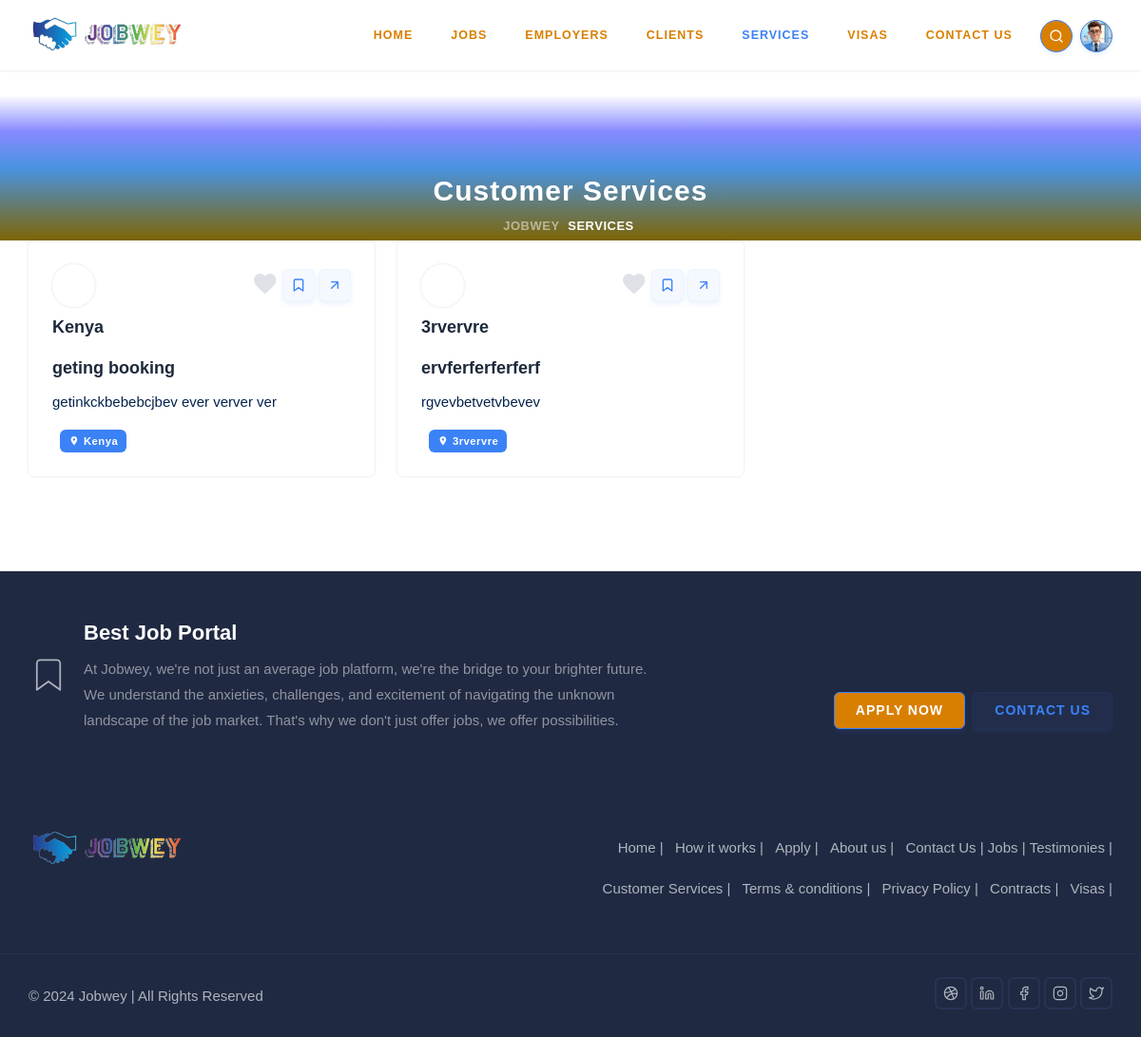
The app's page /services/ (signed in) with its own data.
### jobwey/models.py (models this page shows, shortened)
class Service(models.Model):
    title = models.CharField(max_length=100, unique=True)
    slug = models.SlugField(max_length=100)
    country_flag = models.ImageField(upload_to="country_flag/", blank=True)
    summary = models.TextField()
    content = RichTextField()
    country = models.CharField(max_length=100, blank=True, null=True)
    def get_absolute_url(self):
        return reverse("jobwey:service_detail", kwargs={"slug": self.slug})

### jobwey/views.py (the view)
# urls.py: path("services/", views.ServiceListView.as_view(), name="services"),
class ServiceListView(TemplateView):
    template_name = "jobwey/services.html"
    queryset = Service.objects.all()
    def get_context_data(self, **kwargs):
        context = super().get_context_data(**kwargs)
        context["services"] = self.queryset
        return context

### tokens/models.py (called while the page is built)
    def __str__(self):
        return f"{self.pk}"

### upjobwey/context_processors.py (called while the page is built)
def get_recent_time():
    return timezone.now() - datetime.timedelta(days=7)

def site_constants(request):
    return dict(
        dribbble="jobwey",
        linkedin="jobwey",
        facebook="jobwey",
        instagram="jobwey",
        twitter="jobwey",
        tinymce_apikey=TinyMceApiKey.objects.filter(is_active=True).last(),
        tags = Tag.objects.all()[:8],
        recent_posts = Post.objects.filter(createdAt__gte=get_recent_time()).all().order_by("?")[:6],
    )

### templates/jobwey/services.html (shortened to what this page needs)
{% extends "base.html" %}
{% load static %}
{% block main %}
<section class="bg-half-170 d-table w-100">
  <div class="bg-overlay bg-gradient-overlay"></div>
  <div class="container">
    <div class="row mt-5 justify-content-center">
      <div class="col-12">
        <div class="title-heading text-center">
          <h5
            class="heading fw-semibold mb-0 sub-heading text-white title-dark"
          >
            Customer Services
          </h5>
        </div>
      </div>
    </div>
    <div class="position-middle-bottom">
      <nav aria-label="breadcrumb" class="d-block">
        <ul class="breadcrumb breadcrumb-muted mb-0 p-0">
          <li class="breadcrumb-item">
            <a href="{% url 'jobwey:home' %}">Jobwey</a>
          </li>
          <li class="breadcrumb-item active" aria-current="page">Services</li>
        </ul>
      </nav>
    </div>
  </div>
</section>
<div class="container mt-60">
  {% if services %}
  <div class="row g-4">
    {% for service in services %}
    <div class="col-lg-4 col-md-6 col-12">
      <div class="job-post job-type-three rounded shadow bg-white p-4">
        <div class="d-flex justify-content-between">
          <div>
            <svg
              class="img-fluid avatar avatar-md-sm rounded-circle shadow"
              width="40"
              height="40"
              data-jdenticon-value="user{{service.pk}}"
            ></svg>
            <a
              href="{{service.get_absolute_url}}"
              class="h5 company text-dark d-block mt-2"
              >{{service.country|title}}</a
            >
          </div>
          <ul class="list-unstyled align-items-center mb-0">
            <li class="list-inline-item">
              <a href="javascript:void(0)" class="like"
                ><i class="mdi mdi-heart align-middle fs-3"></i
              ></a>
            </li>
            <li class="list-inline-item">
              <a
                href="{{service.get_absolute_url}}"
                class="btn btn-icon btn-sm btn-soft-primary"
                ><i data-feather="bookmark" class="icons"></i
              ></a>
            </li>
            <li class="list-inline-item">
              <a
                href="{{service.get_absolute_url}}"
                class="btn btn-icon btn-sm btn-soft-primary"
                ><i data-feather="arrow-up-right" class="icons"></i
              ></a>
            </li>
          </ul>
        </div>
        <div class="mt-2">
          <a href="{{service.get_absolute_url}}" class="text-dark title h5"
            >{{service.title|truncatewords:"20"}}</a
          >
          <p class="text-muted mt-2">{{service.summary|truncatewords:"40"}}</p>
          <ul class="list-unstyled mb-0">
            <li class="d-inline-block me-1">
              <a href="" class="badge bg-primary"
                ><i class="mdi mdi-map-marker me-1"></i>{{service.country}}</a
              >
            </li>
          </ul>
        </div>
      </div>
    </div>
    {% endfor %}
  </div>
  {% endif %}
</div>
{% endblock main %}

### templates/common/footer.html (style rules this page uses)
div > ul, ul { list-style: none; }

### records on screen
Service: country "Kenya", title "geting booking", summary "getinkckbebebcjbev ever verver ver"
Service: country "3rvervre", title "ervferferferferf", summary "rgvevbetvetvbevev"
